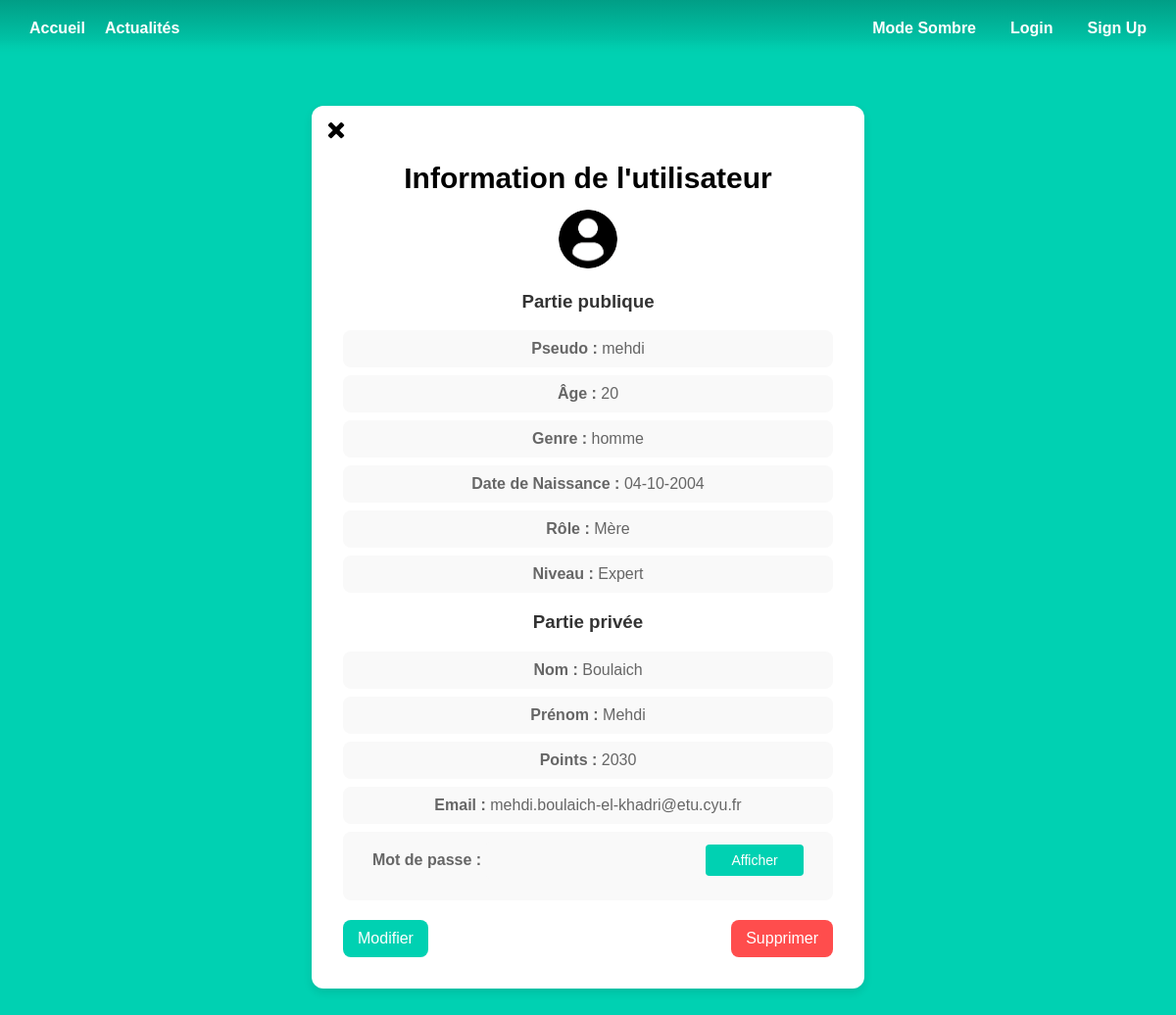
The page /userProfile/4 on the database as committed earlier.
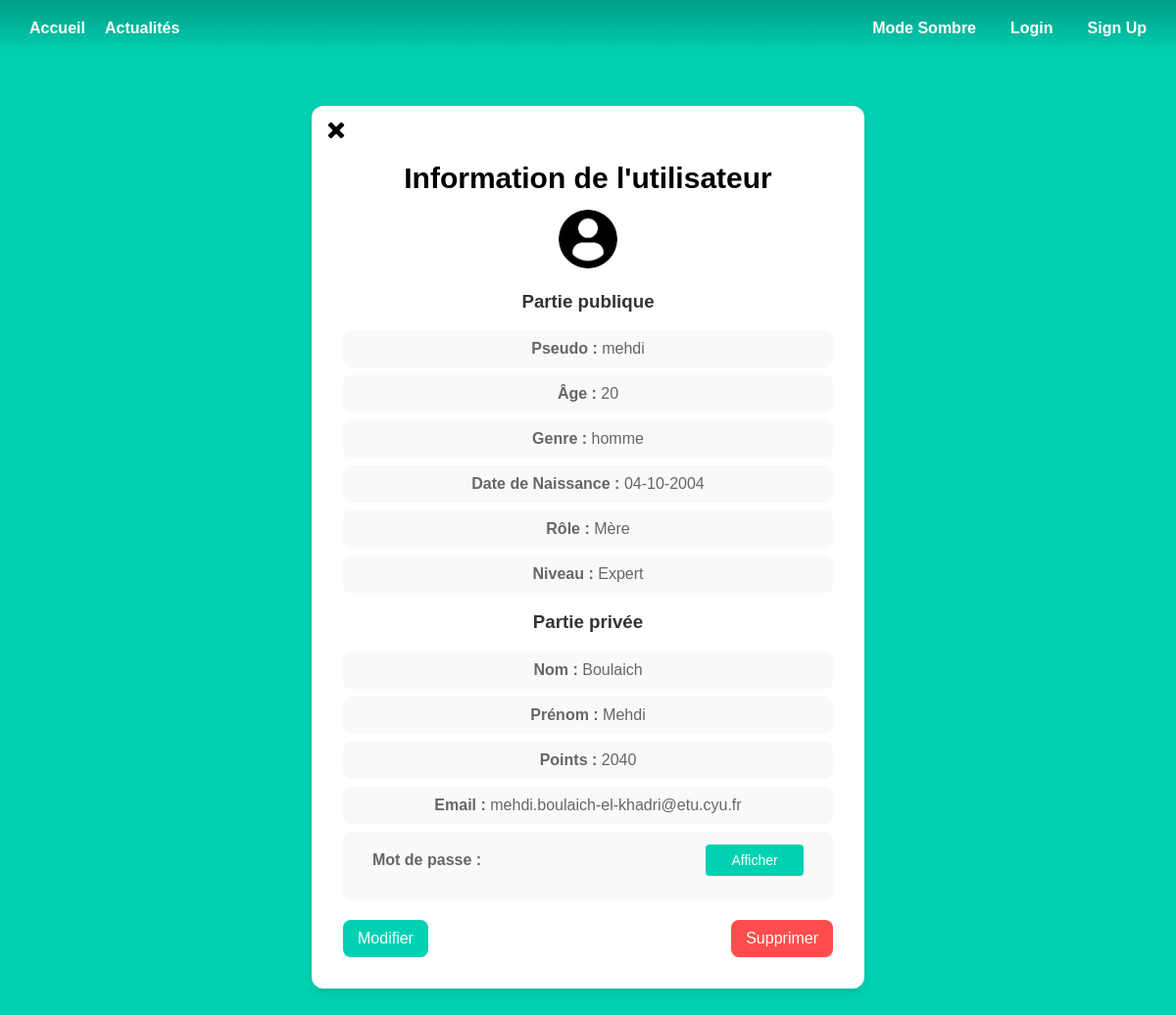
The same page on the database as committed later.
### models.py (models this page shows)
class User(UserMixin, db.Model):
    id = db.Column(db.Integer, primary_key=True)
    email = db.Column(db.String(100), unique=True, index=True)
    pseudo = db.Column(db.String(100), unique=True, index=True)
    password = db.Column(db.String(100))
    lastname = db.Column(db.String(1000))
    firstname = db.Column(db.String(100))
    level = db.Column(db.String, default="Debutant")
    role = db.Column(db.String)
    age = db.Column(db.Integer)
    gender = db.Column(db.String(100))
    point = db.Column(db.Integer, default=0)
    birthdate = db.Column(db.Date)
    image = db.Column(db.LargeBinary)
    confirmed = db.Column(db.Boolean, default=False)

### admin.py (the view)
@admin.route('/userProfile/<int:user_id>')
def user_profile(user_id):
    user = User.query.get(user_id)
    return render_template('admin_user_profile.html', user=user)

### templates/admin_user_profile.html (shortened to what this page needs)
{% extends "base.html" %}
{% block content %}
<div class="user-container">
    <div class="back">
        <a href="{{ url_for('admin.gestion_utilisateur') }}" class="button">
            <img src="{{ url_for('static', filename='croix.png') }}" alt="Profil"  width="20" height="20">
        </a>
    </div>
    <h1 class="title-box">Information de l'utilisateur</h1>
    {% if user.image %}
        <img width="60" height="60">
    {% else %}
        <img src="{{ url_for('static', filename='utilisateur-de-profil-sans-fond.png') }}" width="60" height="60">
    {% endif %}
    <div class="user-info">
        <h3>Partie publique</h3>
            <p><strong>Pseudo :</strong> {{ user.pseudo }}</p>
            <p><strong>Âge :</strong> {{ user.age }}</p>
            <p><strong>Genre :</strong> {{ user.gender }}</p>
            <p><strong>Date de Naissance :</strong> {{ user.birthdate.strftime('%d-%m-%Y')}}</p>
            <p><strong>Rôle :</strong> {{ user.role }}</p>
            <p><strong>Niveau :</strong> {{ user.level }}</p>
        <h3>Partie privée</h3>
            <p><strong>Nom :</strong> {{ user.lastname }}</p>
            <p><strong>Prénom :</strong> {{ user.firstname }}</p>
            <p><strong>Points :</strong> {{ user.point }}</p>
            <p><strong>Email :</strong> {{ user.email }}</p>
            <p><strong>Mot de passe :</strong>
                <input type="password" id="password-field" value="{{ current_user.password }}" readonly>
                <button type="button" id="toggle-password" onclick="togglePassword()">Afficher</button>
            </p>
    </div>
    <div class="user-actions">
        <a href="{{ url_for('admin.edit_user', user_id=user.id) }}">
            <button class="edit-btn">Modifier</button>
        </a>
        <form action="{{ url_for('admin.delete_user', user_id=user.id) }}" method="post">
            <button type="submit" class="delete-btn" onclick="return confirm('Voulez-vous vraiment supprimer ce compte ?')">
                Supprimer
            </button>
        </form>
    </div>
</div>
{% endblock %}

Rows that differ between the two databases and show on the page:
changed User "mehdi": point "2030" → "2040"
